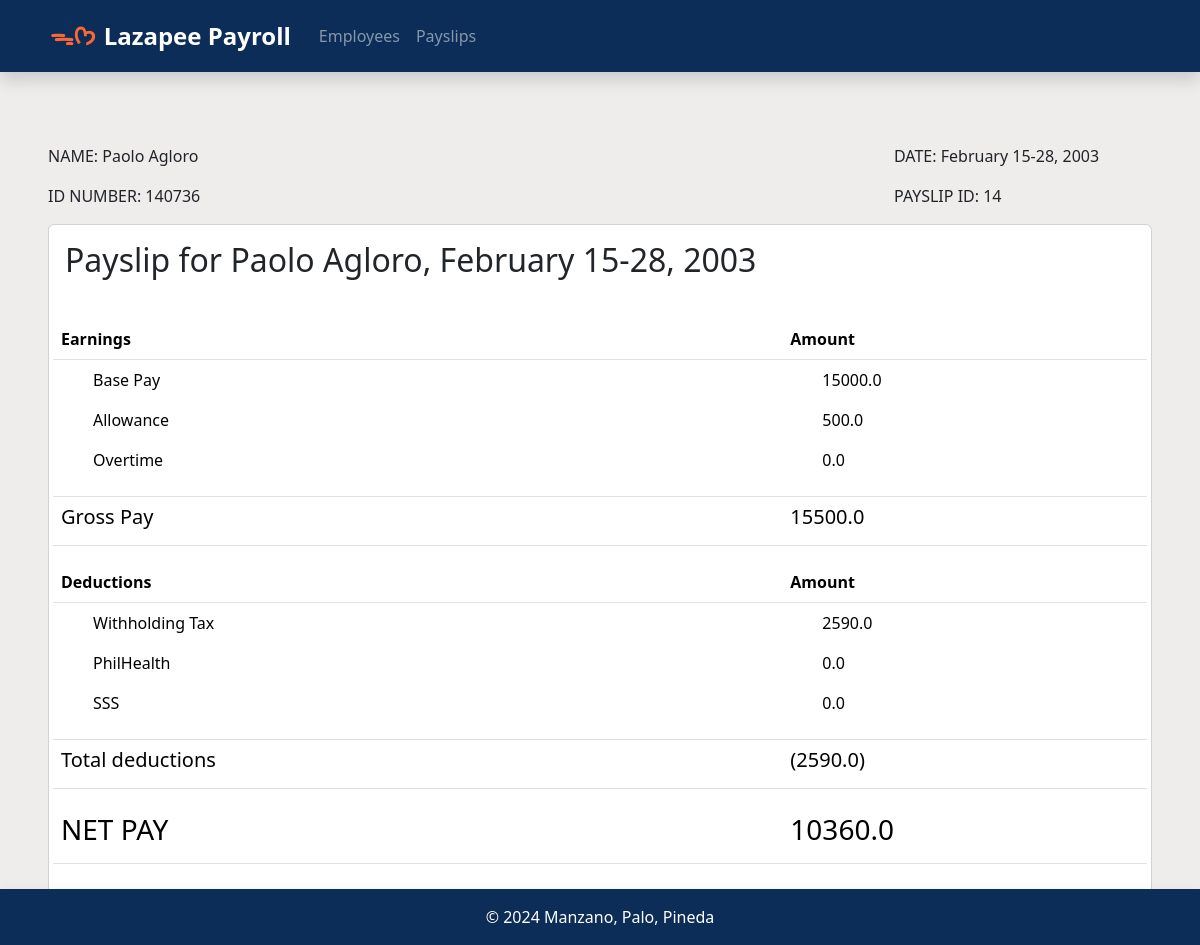
The app's page /view_payslip/14/, older data.
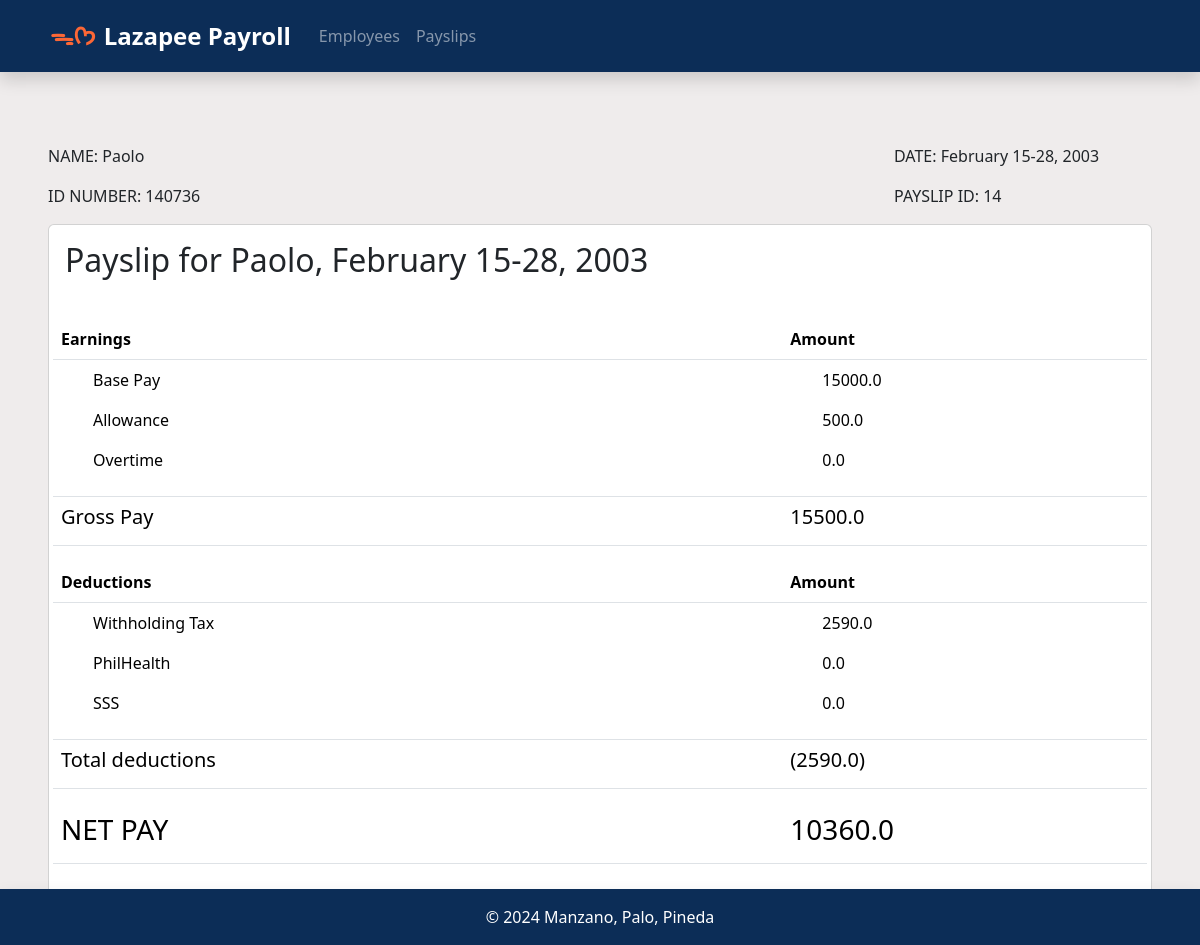
The same page, newer data.
### payroll_app/models.py (models this page shows, shortened)
class Payslip(models.Model):
    employee = models.ForeignKey(Employee, on_delete=models.CASCADE)
    month = models.CharField(max_length=20)
    date_range = models.CharField(max_length=50)
    year = models.CharField(max_length=4)
    pay_cycle = models.IntegerField()
    rate = models.FloatField()
    earnings_allowance = models.FloatField()
    deductions_tax = models.FloatField()
    deductions_health = models.FloatField()
    pag_ibig = models.FloatField()
    sss = models.FloatField()
    overtime = models.FloatField()
    total_pay = models.FloatField()

class Employee(models.Model):
    name = models.CharField(max_length=100)
    id_number = models.CharField(max_length=20, unique=True)
    rate = models.FloatField()
    allowance = models.FloatField(null=True, blank=True)
    overtime_pay = models.FloatField(null=True, blank=True)

### payroll_app/views.py (the view)
# urls.py: path('view_payslip/<int:pk>/', views.view_payslip, name='view_payslip'),
def view_payslip(request,pk):
    payslip = get_object_or_404(Payslip,pk=pk)
    earned_sum = float(payslip.rate)+float(payslip.earnings_allowance)+float(payslip.overtime)
    if payslip.pay_cycle == 1:
        deductions = ['Pag-ibig']
        deduct_values = [payslip.pag_ibig]
        deduct_sum = float(payslip.deductions_tax)+float(payslip.pag_ibig)
    if payslip.pay_cycle == 2:
        deductions = ['PhilHealth','SSS']
        deduct_values = [payslip.deductions_health,payslip.sss]
        deduct_sum = float(payslip.deductions_tax)+float(payslip.deductions_health)+float(payslip.sss)
    context={
        'payslip':payslip,
        'deductions':deductions,
        'deduct_values':deduct_values,
        'deduct_sum':deduct_sum,
        'earned_sum':earned_sum
    }
    return render(request,'payroll_app/view_payslip.html',context)

### payroll_app/templates/payroll_app/view_payslip.html (shortened to what this page needs)
{% extends 'payroll_app/base.html' %}
{% load static %}
{% block content %}
<div class="container mx">
    <div class="row">
        <div class="col-9">
            <p>NAME: {{payslip.employee.name}}</p>
            <p>ID NUMBER: {{payslip.employee.id_number}}</p>
        </div>
        <div class="col-3">
            <p>DATE: {{payslip.date_range}}</p>
            <p>PAYSLIP ID: {{payslip.pk}}</p>
        </div>
    </div>
    <div class="card">
        <div class="card-heading p-3"><h2>Payslip for {{payslip.employee.name}}, {{payslip.date_range}}</h2></div>
        <div class="card-body p-3">
            <div class="row">
                <table class="table">
                    <thead class="thead">
                        <th class="col-8">Earnings</th>
                        <th class="col-4">Amount</th>
                    </thead>
                    <tr>
                        <td>
                            <ul>Base Pay</ul>
                            <ul>Allowance</ul>
                            <ul>Overtime</ul>
                        </td>
                        <td>
                            <ul>{{payslip.rate}}</ul>
                            <ul>{{payslip.earnings_allowance}}</ul>
                            <ul>{{payslip.overtime}}</ul>
                        </td>
                    </tr>
                    <tr>
                        <td><h5>Gross Pay</h5></td>
                        <td><h5>{{earned_sum}}</h5></td>
                    </tr>
                </table>
            </div>
           <div class="row">
                <table class="table">
                    <thead>
                        <th class="col-8">Deductions</th>
                        <th class="col-4">Amount</th>
                    </thead>
                    <tr>
                        <td>
                            <ul>Withholding Tax</ul>
                            {% for deduct in deductions %}
                                <ul>{{deduct}}</ul>
                            {% endfor %}
                        </td>
                        <td>
                            <ul>{{payslip.deductions_tax}}</ul>
                            {% for dvalue in deduct_values %}
                                <ul>{{dvalue}}</ul>
                            {% endfor %}
                        </td>
                    </tr>
                    <tr>
                        <td><h5>Total deductions</h5></td>
                        <td><h5>({{deduct_sum}})</h5></td>
                    </tr>
                </table>
                <table class="table p-3">
                    <thead>
                        <th class="col-8"><h3>NET PAY</h3></th>
                        <th class="col-4"><h3>{{payslip.total_pay}}</h3></th>
                    </thead>
                </table>
           </div>
        </div>
    </div>
</div>
{% endblock %}

Row changes from the older to the newer data that the page shows:
changed through a linked row, Payslip id 14: employee.name "Paolo Agloro" → "Paolo"
